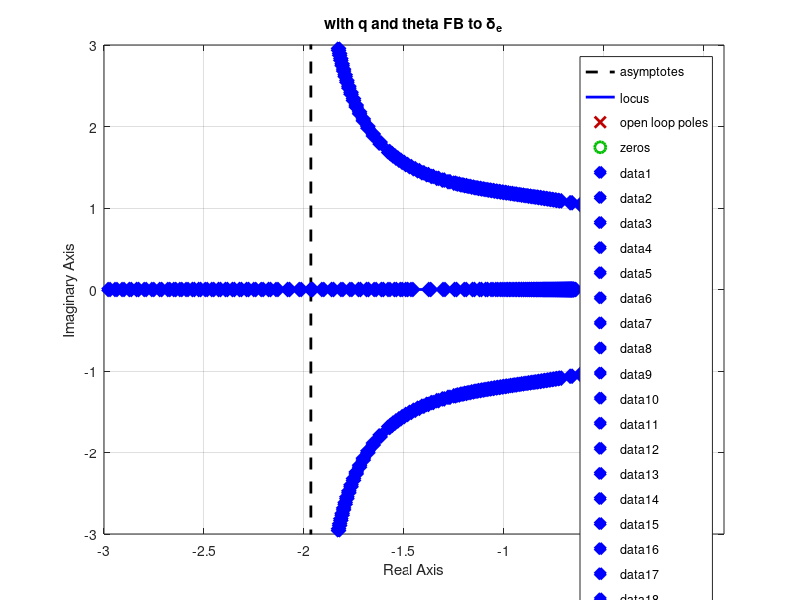

This figure's MATLAB source: (Note: this script raises an error after producing the figure.)
%
% altitude hold controller
%
clear all
prt=1;
for ii=1:9
  figure(ii);clf;
  set(gcf,'DefaultLineLineWidth',2);
  set(gcf,'DefaultlineMarkerSize',10)
end

Xu=-1.982e3;Xw=4.025e3;
Zu=-2.595e4;Zw=-9.030e4;Zq=-4.524e5;Zwd=1.909e3;
Mu=1.593e4;Mw=-1.563e5;Mq=-1.521e7;Mwd=-1.702e4;

g=9.81;theta0=0;S=511;cbar=8.324;
U0=235.9;Iyy=.449e8;m=2.83176e6/g;cbar=8.324;rho=0.3045;
Xdp=.3*m*g;Zdp=0;Mdp=0;
Xde=-3.818e-6*(1/2*rho*U0^2*S);Zde=-0.3648*(1/2*rho*U0^2*S);
Mde=-1.444*(1/2*rho*U0^2*S*cbar);;
%
%
% use the full longitudinal model 
% 
% x=[u w q theta h];
% u=[de;dt];
sen_u=1;sen_w=2;sen_q=3;sen_t=4;sen_h=5;sen_de=6;sen_dt=7;
act_e=1;act_t=2;
%
% dot h = U0 (theta - alpha) = U0 theta - w
%
A=[Xu/m Xw/m 0 -g*cos(theta0) 0;[Zu Zw Zq+m*U0 -m*g*sin(theta0)]/(m-Zwd) 0;
[Mu+Zu*Mwd/(m-Zwd) Mw+Zw*Mwd/(m-Zwd) Mq+(Zq+m*U0)*Mwd/(m-Zwd) ...
     -m*g*sin(theta0)*Mwd/(m-Zwd) 0]/Iyy;
[ 0 0 1 0 0];[0 -1 0 U0 0]]; 
B=[Xde/m Xdp/m;Zde/(m-Zwd) Zdp/(m-Zwd);(Mde+Zde*Mwd/(m-Zwd))/Iyy ...
  (Mdp+Zdp*Mwd/(m-Zwd))/Iyy;0 0;0 0];
C=[eye(5);zeros(2,5)];
D=[zeros(5,2);[eye(2)]]; %last 2 outputs are the controls
%
% add actuator dynamics
%
% elevator
%tau_e=.1;%sec
tau_e=.25;%sec
JNe=1;JDe=[tau_e 1];
syse=tf(JNe,JDe);
%
% thrust 
%
tau_t=3.5;%sec
JNt=1;JDt=[tau_t 1];
syst=tf(JNt,JDt);
sysd=append(syse,syst);
syslong=ss(A,B,C,D);
syslong2=series(sysd,syslong);
[A,B,C,D]=ssdata(syslong2);
na=size(A);
%
% q and theta loops
%
% inner loop on theta/q
% u=kq*q+Kth*theta + de_c
K_th=1;K_q=1.95*K_th;
if 1
   figure(1);clf;%orient tall
   sgrid([.5 .707]',[1]);
   rlocus(tf(-[1.95 1],1)*tf(syslong2(sen_t,act_e)))
   r_th=rlocus(tf(-[1.95 1],1)*tf(syslong2(sen_t,act_e)),K_th)
   hold on
   plot(r_th+eps*j,'bd','MarkerFace','b');axis([-3,1,-3,3]);hold off
   axis([-3 .1 -3 3])
   title('with q and theta FB to \delta_e');
   if prt
      print -depsc alt_sim1.eps
      jpdf('alt_sim1')
   end
end
% close inner loop
syscl=feedback(syslong2,[K_q K_th],act_e,[sen_q sen_t],1)
[eig(syscl) [nan;r_th;nan]]
[Acl,Bcl,Ccl,Dcl]=ssdata(syscl);
%
% engine loops
% mostly the phugoid ==> design on top of the short period
%
% system with q/th loop feedback
figure(9);clf
% interested in vel output and engine input
sys_u=syscl(sen_u,act_t);
Kun=[1/0.2857 1]; % comp zero on plant pole
Kud=[1/(0.2857*5) 1];
[Au,Bu,Cu,Du]=tf2ss(Kun,Kud);
%K_u=.075;
%K_u=.35;
K_u=.1;
rlocus(sys_u*tf(Kun,Kud));
rr_u=rlocus(sys_u*tf(Kun,Kud),K_u);
hold on;plot(rr_u+eps*j,'bd','MarkerFace','b');hold off;
 
if 1
   na=size(Acl,1);
   Aclt=[Acl Bcl(:,act_t)*Cu;zeros(1,na)  Au];
   Bclt=[[Bcl(:,act_e);0] [Bcl(:,act_t)*Du;Bu]];
   Cclt=[Ccl zeros(size(Ccl,1),1)];
   Dclt=[zeros(size(Ccl,1),2)];
   figure(2);clf;axis([-.5 .05,-.4,.4]);sgrid([.5 .707]',[.05]);hold on;
   rlocus(Aclt,Bclt(:,act_t),Cclt(sen_u,:),Dclt(sen_u,act_t));
   axis([-2 .05,-2,2])
   r_u=rlocus(Aclt,Bclt(:,act_t),Cclt(sen_u,:),Dclt(sen_u,act_t),K_u)';
   [[r_th;NaN;NaN;NaN] r_u]
   hold on;plot(r_u+eps*j,'bd','MarkerFace','b'),hold off
   title('with u FB to \delta_t')
   if prt
      print -depsc alt_sim2.eps
     jpdf('alt_sim2')
   end
end
Acl2=Aclt-Bclt(:,act_t)*K_u*Cclt(sen_u,:);
Bcl2=Bclt;
Ccl2=Cclt;
Dcl2=Dclt;
sysclt=ss(Acl2,Bcl2,Ccl2,Dcl2);
[eig(sysclt) rr_u]
%
% now close loop on altitude
%
% de_c = kh*(h_c-h)
if 1
    % design lead by canceling troubling plant pole 
    % zero located p*8
   tt=eig(sysclt);[ee,ii]=min(abs(tt+.165));
   Khn=[1/abs(tt(ii)) 1];Khd=[1/(8*abs(tt(ii))) 1];
   K_h=-1*.00116;
   Gc_eng=tf(Khn,Khd);
   Loopt=series(append(Gc_eng,tf(1,1)),sysclt);    
   figure(3);clf;
   sgrid([.5 .707]',[.1:.1:1]);
   hold on;
   rlocus(sign(K_h)*Loopt(sen_h,act_e));
   axis([-1 .1, -2 2])
   r_h=rlocus(Loopt(sen_h,act_e),K_h)
   hold on;plot(r_h+eps*j,'bd','MarkerFace','b'),hold off
   title('with h FB to \delta_e command')
   if prt
      print -depsc alt_sim22.eps
     jpdf('alt_sim22')
   end
end
syscl3=feedback(series(append(tf(K_h,1),tf(1,1)),Loopt),[1],act_e,sen_h,-1);
[r_h eig(syscl3)]
%
% try using the thrust act to control altitude
%
if 1
%   K_hu=.154;
   K_hu=0.025;
   tt=eig(sysclt);[ee,ii]=min(abs(tt+.165));
   Khnu=[1/abs(tt(ii)) 1];Khdu=[1/(5*abs(tt(ii))) 1];
   Gc_engu=tf(Khnu,Khdu);
   Loopt=series(append(tf(1,1),Gc_engu),sysclt);    
   figure(7);clf;axis([-.6 .1,-.5,.5]);sgrid([.5 .707]',[.05]);hold on;
   rlocus(sign(K_hu)*Loopt(sen_h,act_t));
   axis([-1 .1,-2,2])
   r_hu=rlocus(Loopt(sen_h,act_t),K_hu)
   hold on;plot(r_hu+eps*j,'bd','MarkerFace','b'),hold off
   title('with h FB to \delta_t command')
   if prt
      print -depsc alt_sim22a.eps
     jpdf('alt_sim22a')
   end
end
syscl4=feedback(series(append(tf(1,1),tf(K_hu,1)),Loopt),[1],act_t,sen_h,-1);
[r_hu eig(syscl4)]

t=[0:.01:18]';
[ystep,t]=initial(syscl3,[0 0 0 0 90 0 0 0 0],t);
figure(4);clf;orient tall;
subplot(211)
ll=1:length(t);
U=ystep(:,sen_u);W=ystep(:,sen_w);q=ystep(:,sen_q);
TH=ystep(:,sen_t);H=ystep(:,sen_h);
DELe=ystep(:,sen_de);DELt=ystep(:,sen_dt);
plot(t(ll),H(ll),t(ll),5*U(ll),t(ll),TH(ll)*180/pi);setlines(2)
title('Initial Condition response to 90m altitude error. E-FB')
legend('H','5*U','\theta deg');grid
subplot(212)
plot(t(ll),DELe(ll)*180/pi,t(ll),20*DELt(ll));
setlines(2)
legend('\delta_e input','20*\delta_t input');grid
axis([0 18 -20 20])
ylabel('Commands (degs)')
title('Initial Condition response to 90m altitude error')
if prt
   print -depsc alt_sim3.eps
   jpdf('alt_sim3')
end
%
t=[0:.01:18]';
[ystep,t]=initial(syscl4,[0 0 0 0 90 0 0 0 0],t);
figure(14);clf;orient tall;
subplot(211)
ll=1:length(t);
U=ystep(:,sen_u);W=ystep(:,sen_w);q=ystep(:,sen_q);
TH=ystep(:,sen_t);H=ystep(:,sen_h);
DELe=ystep(:,sen_de);DELt=ystep(:,sen_dt);
plot(t(ll),H(ll),t(ll),U(ll),t(ll),TH(ll)*180/pi);setlines(2)
title('Initial Condition response to 90m altitude error. U - FB')
legend('H','U','\theta deg');grid
subplot(212)
plot(t(ll),DELe(ll)*180/pi,t(ll),DELt(ll));
setlines(2)
legend('\delta_e input','\delta_t input');grid
axis([0 18 -20 20])
ylabel('Command inputs (degs)')
if prt
   print -depsc alt_sim3a.eps
   jpdf('alt_sim3a')
end

figure(5);clf
%Path to follow
Hmax=1500;
Hc=[zeros(10,1);Hmax/100*[0:1:100]';Hmax*ones(50,1);Hmax/100*[100:-1:0]';zeros(50,1)];
T=0:length(Hc)-1;
[Yh,T]=lsim(syscl3(:,1),Hc,T);
U=Yh(:,sen_u);W=Yh(:,sen_w);q=Yh(:,sen_q);TH=Yh(:,sen_t);H=Yh(:,sen_h);
DELe=Yh(:,sen_de);DELt=Yh(:,sen_dt);
plot(T,[Hc],T,H,'--');setlines(2)
axis([0 300 -100 1600])
legend('h_c','h')
title('Altitude controller: elevator FB')
ylabel('height')
xlabel('time')
if prt
   print -depsc alt_sim4.eps
   jpdf('alt_sim4')
end

figure(6);clf;
subplot(211)
ll=1:length(T);
plot(T(ll),U(ll),T(ll),W(ll)/U0*180/pi,T(ll),TH(ll)*180/pi);setlines(2)
title('Linear Response - elevator-FB')
legend('U','\alpha deg','\theta deg');grid
axis([0 300 -5 5])
subplot(212)
plot(T(ll),DELe(ll)*180/pi,T(ll),10*DELt(ll));
setlines(2)
axis([0 300 -3 3])
legend('\delta_e','10*\delta_t');grid
%axis([0 250 -4 4])
if prt
   print -depsc alt_sim5.eps
   jpdf('alt_sim5')
end

figure(15);clf
%Path to follow
Hmax=1500;
Hc=[zeros(10,1);Hmax/100*[0:1:100]';Hmax*ones(50,1);Hmax/100*[100:-1:0]';zeros(50,1)];
T=0:length(Hc)-1;
[Yh,T]=lsim(syscl4(:,2),Hc,T);
U=Yh(:,sen_u);W=Yh(:,sen_w);q=Yh(:,sen_q);TH=Yh(:,sen_t);H=Yh(:,sen_h);
DELe=Yh(:,sen_de);DELt=Yh(:,sen_dt);
plot(T,[Hc],T,H,'--');setlines(2)
axis([0 300 -100 1600])
legend('h_c','h')
title('Altitude controller: thrust FB')
ylabel('height')
xlabel('time')
if prt
   print -depsc alt_sim4a.eps
   jpdf('alt_sim4a')
end

figure(16);clf;
subplot(211)
ll=1:length(T);
plot(T(ll),U(ll),T(ll),5*W(ll)/U0*180/pi,T(ll),5*TH(ll)*180/pi);setlines(2)
title('Linear Response - thrust-FB')
legend('U','5*\alpha deg','5*\theta deg');grid
axis([0 300 -40 40])
subplot(212)
plot(T(ll),DELe(ll)*180/pi,T(ll),DELt(ll));
setlines(2)
legend('\delta_e','\delta_t');grid
axis([0 300 -2 2])
%axis([0 250 -4 4])
if prt
   print -depsc alt_sim5a.eps
   jpdf('alt_sim5a')
end

return

sT=alt(:,1);u=alt(:,2);w=alt(:,3);
q=alt(:,4);theta=alt(:,5);h=alt(:,6);
dele=alt(:,7);delt=alt(:,8);href=alt(:,9);

figure(17);clf;orient tall
ll=1:length(sT)-2;
subplot(311)
title('Simulink hard path following: elevator FB')
plot(sT(ll),u(ll),sT(ll),w(ll)/U0*180/pi,sT(ll),theta(ll)*180/pi);setlines(2)
legend('U','\alpha deg','\theta deg');grid
subplot(312)
plot(sT(ll),[href(ll) h(ll)])
setlines(2)
legend('H_{ref}','H');grid
axis([0 300 -100 1600])
subplot(313)
plot(sT(ll),dele(ll)*180/pi,sT(ll),10*delt(ll));
setlines(2)
legend('\delta_e','10*\delta_t');grid
%axis([0 60 -1000 600])
if prt
   print -depsc alt_sim6.eps
   jpdf('alt_sim6')
end

sTu=altu(:,1);uu=altu(:,2);wu=altu(:,3);
qu=altu(:,4);thetau=altu(:,5);hu=altu(:,6);
deleu=altu(:,7);deltu=altu(:,8);hrefu=altu(:,9);

figure(18);clf;orient tall
ll=1:length(sTu)-2;
subplot(311)
title('Simulink hard path following: thruster FB')
plot(sTu(ll),uu(ll),sTu(ll),wu(ll)/U0*180/pi,sTu(ll),thetau(ll)*180/pi);setlines(2)
legend('U','\alpha deg','\theta deg');grid
subplot(312)
plot(sTu(ll),[hrefu(ll) hu(ll)])
setlines(2)
legend('H_{ref}','H');grid
axis([0 300 -100 1600])
subplot(313)
plot(sTu(ll),deleu(ll)*180/pi,sTu(ll),deltu(ll));
setlines(2)
legend('\delta_e','\delta_t');grid
%axis([0 60 -1000 600])
if prt
   print -depsc alt_sim6a.eps
   jpdf('alt_sim6a')
end
